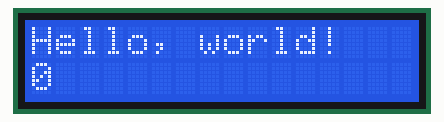
Simulated run of this sketch. Board: Arduino Uno, built with avr-gcc and run on an emulated ATmega328P. On the bench: 16×2 character LCD.

Above: at 0.1 s.
At 4.6 s:
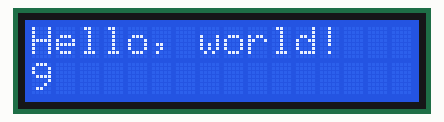
At 9.6 s:
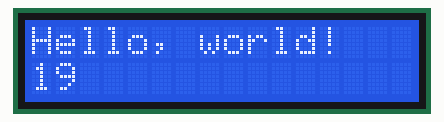
At 19.6 s:
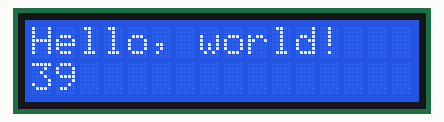
At 29.6 s:
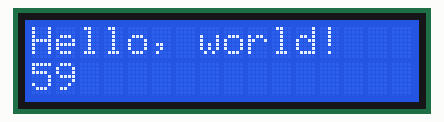
At 39.2 s:
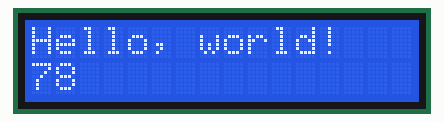

Measured:
- what the display in image 1 shows lasts 0.5 s, from 4.6 s to 5.1 s

The sketch:

Robot_5_LCD.ino
```cpp
/*
 *  1 - gnd - display -
 *  2 - 5v  - display +
 *  3 - gnd - contrast
 *
 *  5 - gnd - write mode
 *  4 - D4  - RS
 *  6 - D5  - E
 * 11 - D10 - DB4
 * 12 - D11 - DB5
 * 13 - D12 - DB6
 * 14 - D13 - DB7 *
 *
 * 15 - 5v  - backlight +
 * 16 - gnd - backlight -
 *
 */

#include <LiquidCrystal.h>

//                RS, E, DB4, DB5, DB6, DB7
LiquidCrystal Lcd(4,  5, 10,  11,  12,  13);

int N = 0;

void setup()
{
  Lcd.begin(16, 2);
  Lcd.print("Hello, world!");
}

void loop()
{
  Lcd.setCursor(0, 1);
  Lcd.print(N);
  N = N + 1;
  delay(500);
}
```
